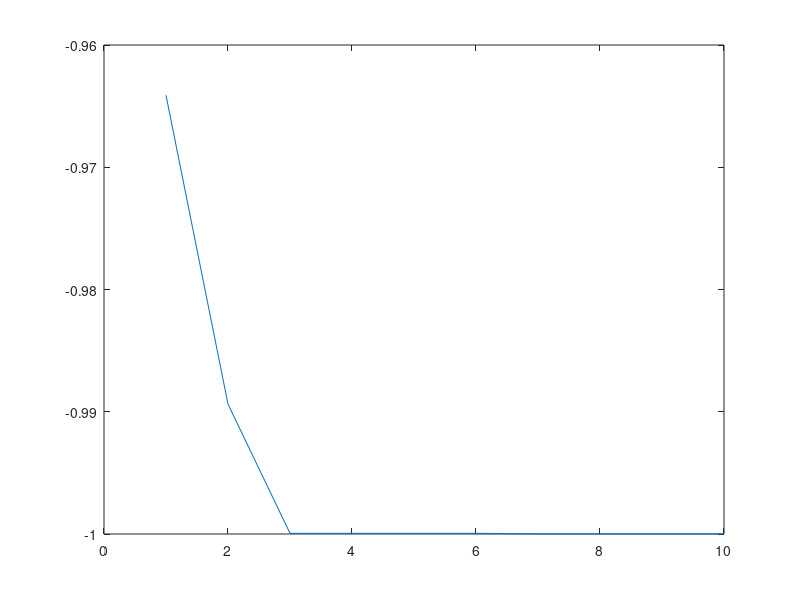

Source code (MATLAB):
gene = ceil ( rand (10,10) - 0.5 );
length = 10;
pc = 0.5;
number_of_genes = 10;
min = 0;
max = 2 * pi;
number_of_crosses = pc * number_of_genes;
function_max = [];
for p = 01 : 10
    new_generation = [];
    mutated_generation = [];
    for i = 1 : number_of_crosses
        j = ceil  (10 * rand (1)); %Gene Number of first cross
        k = ceil  (10 * rand (1)); %Gene Number of second cross
        point_selected = ceil (10 * rand(1)); %Single Point to cross
        gene1 = gene (j,:);
        gene2 = gene (k,:);
        for l = point_selected : 10
            x = gene1 (1,l);
            gene1 (1,l) = gene2 (1,l);
            gene2 (1,l) = x;
        end
        new_generation = cat (1 , new_generation , gene1 , gene2);
    end
    mutated_generation = new_generation;
    number_of_genes = 2* number_of_crosses;
    for i = 1 : number_of_genes
        a = ceil (10 * rand (1)); %Number of points to be mutated
        for j = 1 : a
            b = ceil (10 * rand(1)); %Points to be mutated
            if mutated_generation (i , b) == 1
                mutated_generation (i , b) = 0;
            else mutated_generation (i , b) = 1;
            end
        end
    end
    gene = cat (1 , gene , new_generation , mutated_generation);
    gene_value = [];
    for i = 01 : 30
        k = 2 ^ (length - 1);
        sum = 0;
        for j = 01 : 10
            sum = sum + k * gene (i , j);
            k = k / 2;
        end
        gene_value (i , 1) = sum; %#ok<*SAGROW>
    end
    gene_actual_value = (min + ((max - min) * gene_value))/(2 ^ length - 1);
    gene_function_value = sin (gene_actual_value);
    gene_function_value_sorted = sort (gene_function_value , 'ascend');
    gene_function_value = cat (2 , gene_function_value , gene);
    gene = [];
    for i = 01 : 10
        for j = 01 : 30
            if gene_function_value_sorted (i , 1) == gene_function_value (j , 1);
                gene (i , 01 : 10) = gene_function_value (j , 02 : end);
            end
        end
    end
    function_max (p , 1) = gene_function_value_sorted (1 , 1);
end
plot(function_max);